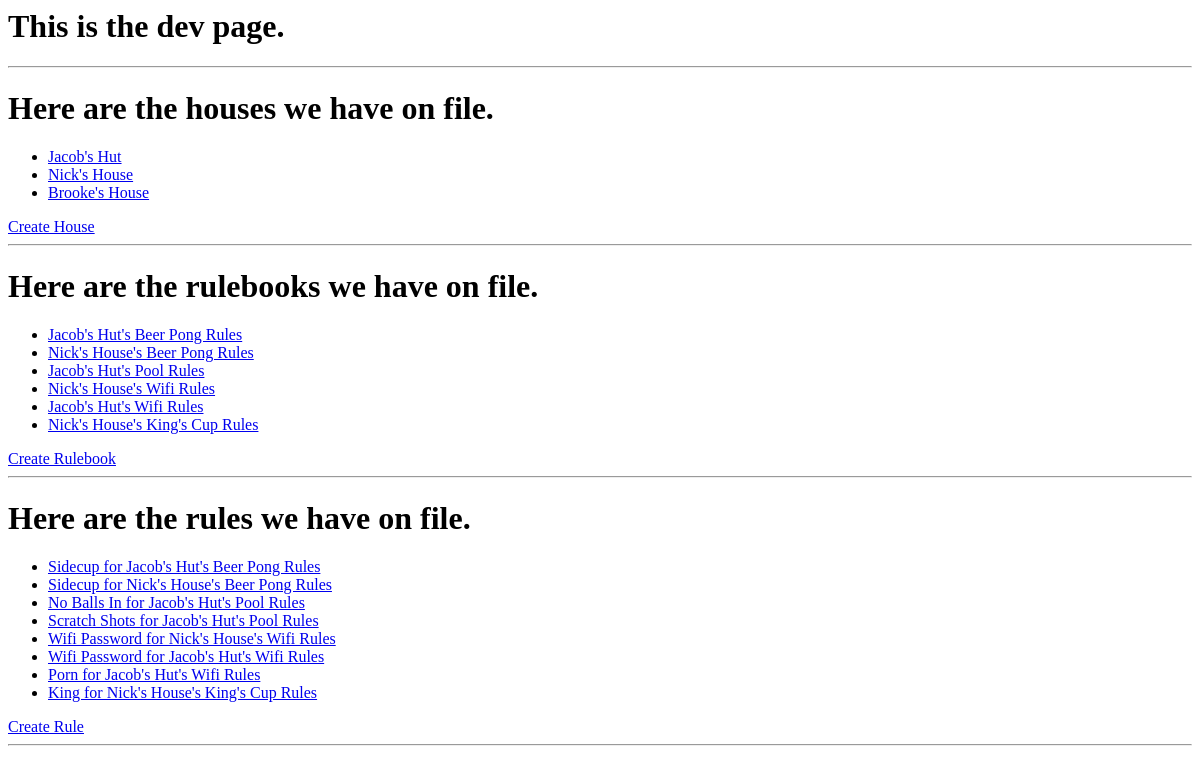
The page /dev on the database as committed earlier.
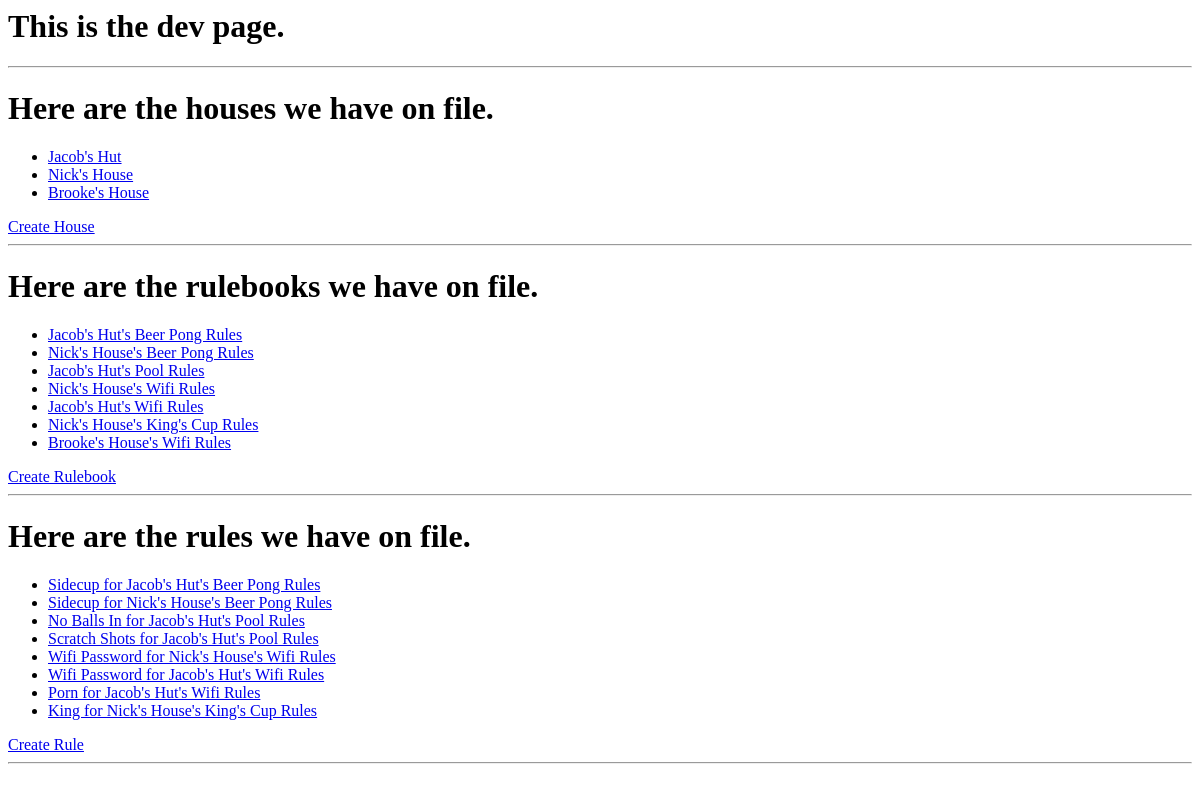
The same page on the database as committed later.
### hr/models.py (models this page shows)
class House(models.Model):
	house_name = models.CharField(max_length=50)
	creator = models.ForeignKey(settings.AUTH_USER_MODEL, on_delete=models.CASCADE)
	def __str__(self):
		return self.house_name

class Rulebook(models.Model):
	rulebook_name = models.CharField(max_length=50)
	parent_house = models.ForeignKey(House, default = "0000000", on_delete=models.CASCADE)
	icon_link = models.CharField(max_length=20)
	creator = models.ForeignKey(settings.AUTH_USER_MODEL, on_delete=models.CASCADE)
	def __str__(self):
		return self.parent_house.__str__() + "'s " + self.rulebook_name + " Rules"

class Rule(models.Model):
	rule_name = models.CharField(max_length=50)
	rule_text = models.CharField(max_length=500)
	parent_rulebook = models.ForeignKey(Rulebook, default = "0000000", on_delete=models.CASCADE)
	creator = models.ForeignKey(settings.AUTH_USER_MODEL, on_delete=models.CASCADE)
	def __str__(self):
		return self.rule_name + " for " + self.parent_rulebook.__str__()

### hr/views.py (the view)
# urls.py: path('dev', views.dev),
def dev(request):
	template = loader.get_template('hr/dev.html')
	house_list = House.objects.all()
	rulebook_list = Rulebook.objects.all()
	rule_list = Rule.objects.all()
	context = {
		'house_list' : house_list,
		'rulebook_list' : rulebook_list,
		'rule_list' : rule_list
	}
	return HttpResponse(template.render(context, request))

### hr/templates/hr/dev.html
<h1>This is the dev page.</h1>
<hr>
{% if house_list %}
	<h1>Here are the houses we have on file.</h1>
	<ul>
    {% for house in house_list %}
        <li><a href="/house/{{ house.id }}/">{{ house.house_name }}</a></li>
    {% endfor %}
    </ul>
{% else %}
    <p>No houses are available.</p>
{% endif %}
<a href="/house/new"> Create House </a>
<hr>
{% if rulebook_list %}
	<h1>Here are the rulebooks we have on file.</h1>
	<ul>
    {% for rulebook in rulebook_list %}
        <li><a href="/rulebook/{{ rulebook.id }}/">{{ rulebook }}</a></li>
    {% endfor %}
    </ul>
{% else %}
    <p>No rulebooks are available.</p>
{% endif %}
<a href="/rulebook/new"> Create Rulebook </a>
<hr>
{% if rule_list %}
	<h1>Here are the rules we have on file.</h1>
    <ul>
    {% for rule in rule_list %}
        <li><a href="/rule/{{ rule.id }}/">{{ rule }}</a></li>
    {% endfor %}
    </ul>
{% else %}
    <p>No rules are available.</p>
{% endif %}
<a href="/rule/new"> Create Rule </a>
<hr>

Rows that differ between the two databases and show on the page:
added Rulebook: parent_house+rulebook_name "Brooke's House's Wifi Rules"
